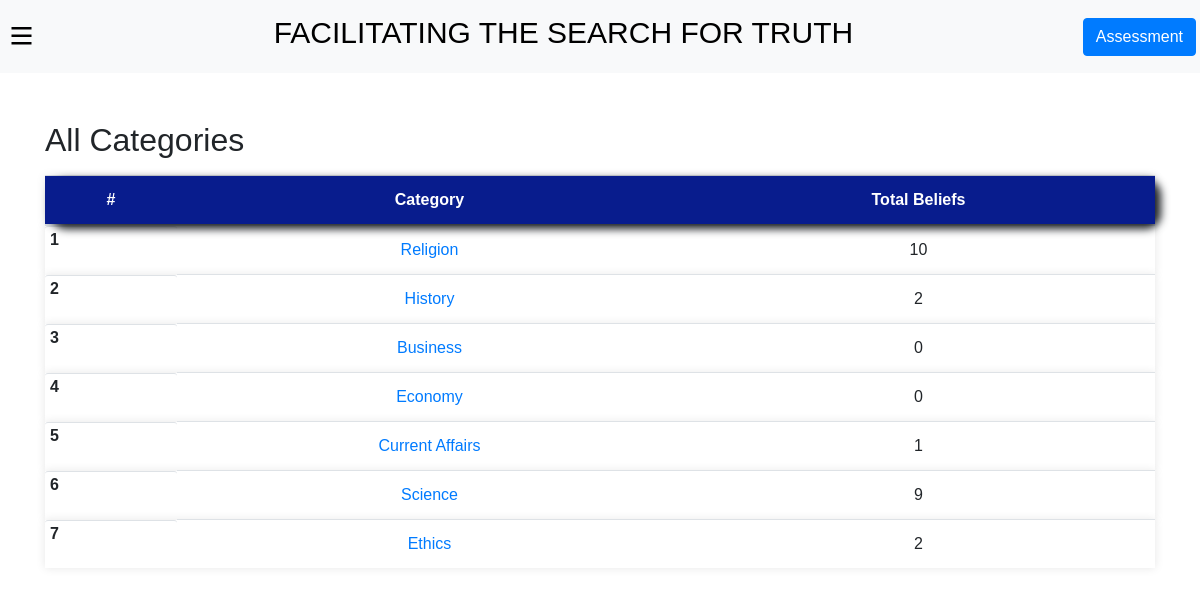
Screenshot of /category (signed in) with the database file from the repository.
### truthlist/models.py (models this page shows, shortened)
class Category(models.Model):
    name = models.CharField(max_length=100)
    date = models.DateTimeField(auto_now_add=True)
    def total_questions(self):
        return len(Question.objects.filter(category=self))

### truthlist/views.py (the view)
# urls.py: path('category', views.category, name='category'),
@login_required(login_url='login')
def category(request):
    categories = Category.objects.all()
    return render(request, 'truthlist/category.html', {'categories': categories})

### truthlist/templates/truthlist/category.html
{% extends 'truthlist/base.html' %}
{% load static %}
{% block content %}
<div class="container mt-5">
    <h2 class="">All Categories</h2>
        <table class="table mt-3">
            <thead style="position: sticky; top: 60px; z-index: 1; background-color: white;  background-color: #ffffff;box-shadow: 0px 0px 9px 0px rgba(0,0,0,0.1);;text-align : center;word-wrap: normal; border-radius: 15px;     padding: 10px;box-shadow: 6px 4px 8px;text-align: center; ">
            <tr style="  background-color:#081C8D;box-shadow: 0px 0px 9px 0px rgba(0,0,0,0.1);;text-align : center;word-wrap: normal ;color:#FFFFFF">
                <th scope="col">#</th>
                <th scope="col">Category</th>
                <th scope="col">Total Beliefs</th>
            </tr>
            </thead>
            <tbody>
                {% for category in categories %}
                <tr style="  background-color: #ffffff;box-shadow: 0px 0px 9px 0px rgba(0,0,0,0.1);;text-align : center;word-wrap: normal;">
                    <th scope="row"  style="border-radius: 3px;padding: 1px 5px;display: flex;justify-content: space-between; margin-bottom: 15px;text-align : center;word-wrap: normal ;">{{ forloop.counter }}</th>
                    <td>
                        <a href="{% url 'category_question' category.id %}">
                            {{ category.name }}
                        </a>
                    </td>
                    <td>{{ category.total_questions }}</td>
                </tr>
                {% endfor %}
            </tbody>
        </table>
</div>
{% endblock %}

### rows the page displays
Category: name "Religion", total_questions "10"
Category: name "History", total_questions "2"
Category: name "Business", total_questions "0"
Category: name "Economy", total_questions "0"
Category: name "Current Affairs", total_questions "1"
Category: name "Science", total_questions "9"
Category: name "Ethics", total_questions "2"
